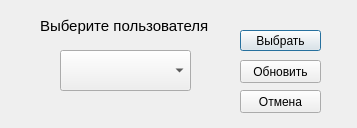
<?xml version="1.0" encoding="UTF-8"?>
<ui version="4.0">
 <class>Dialog</class>
 <widget class="QDialog" name="Dialog">
  <property name="geometry">
   <rect>
    <x>0</x>
    <y>0</y>
    <width>357</width>
    <height>128</height>
   </rect>
  </property>
  <property name="windowTitle">
   <string>Добавить пользователя</string>
  </property>
  <widget class="QComboBox" name="selector">
   <property name="geometry">
    <rect>
     <x>60</x>
     <y>50</y>
     <width>131</width>
     <height>41</height>
    </rect>
   </property>
  </widget>
  <widget class="QLabel" name="info_label">
   <property name="geometry">
    <rect>
     <x>40</x>
     <y>10</y>
     <width>181</width>
     <height>31</height>
    </rect>
   </property>
   <property name="font">
    <font>
     <pointsize>11</pointsize>
    </font>
   </property>
   <property name="text">
    <string>Выберите пользователя</string>
   </property>
  </widget>
  <widget class="QPushButton" name="choose_btn">
   <property name="geometry">
    <rect>
     <x>240</x>
     <y>30</y>
     <width>81</width>
     <height>21</height>
    </rect>
   </property>
   <property name="text">
    <string>Выбрать</string>
   </property>
  </widget>
  <widget class="QPushButton" name="update_btn">
   <property name="geometry">
    <rect>
     <x>240</x>
     <y>60</y>
     <width>81</width>
     <height>23</height>
    </rect>
   </property>
   <property name="text">
    <string>Обновить</string>
   </property>
  </widget>
  <widget class="QPushButton" name="cancel_btn">
   <property name="geometry">
    <rect>
     <x>240</x>
     <y>90</y>
     <width>81</width>
     <height>23</height>
    </rect>
   </property>
   <property name="text">
    <string>Отмена</string>
   </property>
  </widget>
 </widget>
 <resources/>
 <connections/>
</ui>
